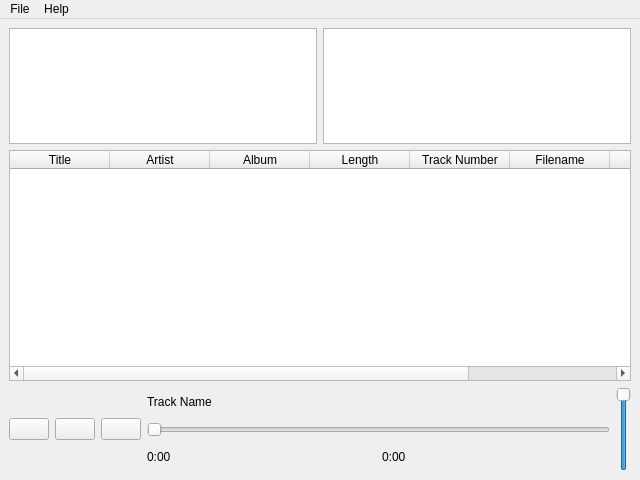
<?xml version="1.0" encoding="UTF-8"?>
<ui version="4.0">
 <class>MainWindow</class>
 <widget class="QMainWindow" name="MainWindow">
  <property name="geometry">
   <rect>
    <x>0</x>
    <y>0</y>
    <width>640</width>
    <height>480</height>
   </rect>
  </property>
  <property name="windowTitle">
   <string>SpaceAudio</string>
  </property>
  <property name="styleSheet">
   <string notr="true"/>
  </property>
  <widget class="QWidget" name="centralwidget">
   <layout class="QGridLayout" name="gridLayout">
    <item row="0" column="0">
     <layout class="QVBoxLayout" name="verticalLayout" stretch="1,2,0">
      <item>
       <layout class="QHBoxLayout" name="horizontalLayout" stretch="0,0">
        <item>
         <widget class="QListWidget" name="ArtistList">
          <property name="sortingEnabled">
           <bool>false</bool>
          </property>
         </widget>
        </item>
        <item>
         <widget class="QListWidget" name="AlbumList"/>
        </item>
       </layout>
      </item>
      <item>
       <widget class="QTableWidget" name="TrackTable">
        <property name="showGrid">
         <bool>true</bool>
        </property>
        <property name="gridStyle">
         <enum>Qt::SolidLine</enum>
        </property>
        <property name="sortingEnabled">
         <bool>true</bool>
        </property>
        <property name="wordWrap">
         <bool>false</bool>
        </property>
        <attribute name="horizontalHeaderShowSortIndicator" stdset="0">
         <bool>true</bool>
        </attribute>
        <attribute name="horizontalHeaderStretchLastSection">
         <bool>true</bool>
        </attribute>
        <attribute name="verticalHeaderVisible">
         <bool>false</bool>
        </attribute>
        <attribute name="verticalHeaderHighlightSections">
         <bool>true</bool>
        </attribute>
        <attribute name="verticalHeaderShowSortIndicator" stdset="0">
         <bool>false</bool>
        </attribute>
        <attribute name="verticalHeaderStretchLastSection">
         <bool>false</bool>
        </attribute>
        <column>
         <property name="text">
          <string>Title</string>
         </property>
        </column>
        <column>
         <property name="text">
          <string>Artist</string>
         </property>
        </column>
        <column>
         <property name="text">
          <string>Album</string>
         </property>
        </column>
        <column>
         <property name="text">
          <string>Length</string>
         </property>
        </column>
        <column>
         <property name="text">
          <string>Track Number</string>
         </property>
        </column>
        <column>
         <property name="text">
          <string>Filename</string>
         </property>
        </column>
        <column>
         <property name="text">
          <string>Path</string>
         </property>
        </column>
        <column>
         <property name="text">
          <string>File Size</string>
         </property>
        </column>
       </widget>
      </item>
      <item>
       <layout class="QHBoxLayout" name="horizontalLayout_2">
        <item>
         <widget class="QPushButton" name="PreviousTrack">
          <property name="text">
           <string/>
          </property>
         </widget>
        </item>
        <item>
         <widget class="QPushButton" name="PlayPause">
          <property name="text">
           <string/>
          </property>
          <property name="iconSize">
           <size>
            <width>64</width>
            <height>64</height>
           </size>
          </property>
         </widget>
        </item>
        <item>
         <widget class="QPushButton" name="NextTrack">
          <property name="text">
           <string/>
          </property>
         </widget>
        </item>
        <item>
         <layout class="QVBoxLayout" name="verticalLayout_2">
          <item>
           <widget class="QLabel" name="TrackName">
            <property name="sizePolicy">
             <sizepolicy hsizetype="Minimum" vsizetype="Minimum">
              <horstretch>0</horstretch>
              <verstretch>0</verstretch>
             </sizepolicy>
            </property>
            <property name="text">
             <string>Track Name</string>
            </property>
           </widget>
          </item>
          <item>
           <widget class="QSlider" name="TrackSlider">
            <property name="maximum">
             <number>1000</number>
            </property>
            <property name="pageStep">
             <number>1</number>
            </property>
            <property name="orientation">
             <enum>Qt::Horizontal</enum>
            </property>
           </widget>
          </item>
          <item>
           <layout class="QHBoxLayout" name="horizontalLayout_3">
            <item>
             <widget class="QLabel" name="ElapsedTime">
              <property name="sizePolicy">
               <sizepolicy hsizetype="Minimum" vsizetype="Minimum">
                <horstretch>0</horstretch>
                <verstretch>0</verstretch>
               </sizepolicy>
              </property>
              <property name="text">
               <string>0:00</string>
              </property>
             </widget>
            </item>
            <item>
             <widget class="QLabel" name="TrackLength">
              <property name="sizePolicy">
               <sizepolicy hsizetype="Minimum" vsizetype="Minimum">
                <horstretch>0</horstretch>
                <verstretch>0</verstretch>
               </sizepolicy>
              </property>
              <property name="text">
               <string>0:00</string>
              </property>
             </widget>
            </item>
           </layout>
          </item>
         </layout>
        </item>
        <item>
         <widget class="QSlider" name="VolumeSlider">
          <property name="sizePolicy">
           <sizepolicy hsizetype="Fixed" vsizetype="Minimum">
            <horstretch>0</horstretch>
            <verstretch>0</verstretch>
           </sizepolicy>
          </property>
          <property name="minimumSize">
           <size>
            <width>0</width>
            <height>25</height>
           </size>
          </property>
          <property name="styleSheet">
           <string notr="true"/>
          </property>
          <property name="maximum">
           <number>100</number>
          </property>
          <property name="singleStep">
           <number>5</number>
          </property>
          <property name="value">
           <number>100</number>
          </property>
          <property name="orientation">
           <enum>Qt::Vertical</enum>
          </property>
         </widget>
        </item>
       </layout>
      </item>
     </layout>
    </item>
   </layout>
  </widget>
  <widget class="QMenuBar" name="menubar">
   <property name="geometry">
    <rect>
     <x>0</x>
     <y>0</y>
     <width>640</width>
     <height>21</height>
    </rect>
   </property>
   <widget class="QMenu" name="menuFile">
    <property name="title">
     <string>File</string>
    </property>
    <addaction name="actionOpen_File_s"/>
    <addaction name="actionManage_Library"/>
    <addaction name="actionRescan_Library"/>
    <addaction name="actionRescan_Library_Full"/>
   </widget>
   <widget class="QMenu" name="menuHelp">
    <property name="title">
     <string>Help</string>
    </property>
    <addaction name="actionAbout"/>
    <addaction name="actionHelp"/>
    <addaction name="actionReport_Issue"/>
    <addaction name="actionContact"/>
   </widget>
   <addaction name="menuFile"/>
   <addaction name="menuHelp"/>
  </widget>
  <action name="actionOpen_File_s">
   <property name="text">
    <string>Open Files</string>
   </property>
   <property name="shortcut">
    <string>Ctrl+N</string>
   </property>
  </action>
  <action name="actionManage_Library">
   <property name="text">
    <string>Manage Library</string>
   </property>
   <property name="shortcut">
    <string>Ctrl+M</string>
   </property>
  </action>
  <action name="actionAbout">
   <property name="text">
    <string>About</string>
   </property>
  </action>
  <action name="actionHelp">
   <property name="text">
    <string>Help</string>
   </property>
  </action>
  <action name="actionReport_Issue">
   <property name="text">
    <string>Report Issue</string>
   </property>
  </action>
  <action name="actionRescan_Library">
   <property name="text">
    <string>Rescan Library</string>
   </property>
   <property name="shortcut">
    <string>Ctrl+R</string>
   </property>
  </action>
  <action name="actionRescan_Library_Full">
   <property name="text">
    <string>Rescan Library (Full)</string>
   </property>
   <property name="shortcut">
    <string>Ctrl+T</string>
   </property>
  </action>
  <action name="actionContact">
   <property name="text">
    <string>Contact</string>
   </property>
  </action>
 </widget>
 <resources/>
 <connections/>
</ui>
